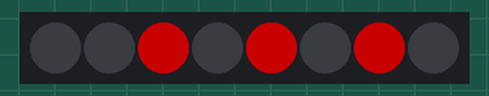
The sketch below on a simulated Arduino Uno, built with avr-gcc and run on an emulated ATmega328P. Parts: 8 RGB LEDs in strip order, left to right. Dim RGB values are drawn brighter than linear.

Above: at 0.1 s.
At 1.1 s:
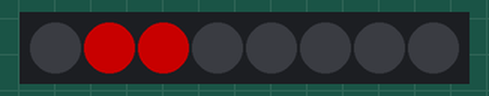
At 2.1 s:
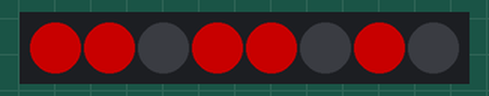
At 3.1 s:
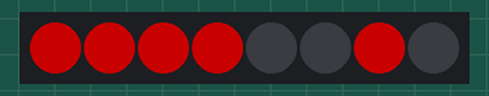
At 4.1 s:
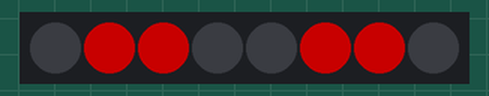
At 6.1 s:
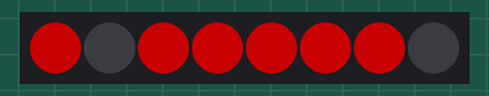
Timing chart, 0 to 40.0 s (numbered marks = the images above):
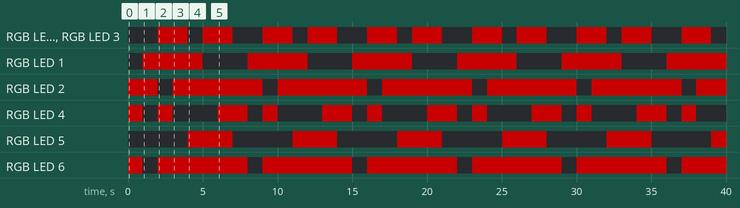

The sketch:

RGB_and_Warning_Light_V2.ino
```cpp
#include <Adafruit_NeoPixel.h>


#define ledLen 8
#define dataPin 8


Adafruit_NeoPixel rgb = Adafruit_NeoPixel(ledLen, dataPin, NEO_GRB + NEO_KHZ800);

uint32_t red = rgb.Color(255, 0, 0),
green = rgb.Color(0, 255, 0),
blue = rgb.Color(0, 0, 255),
white = rgb.Color(255, 255, 255);

int digitArray[7][8] = {
                    {0, 0, 1, 0, 1, 0, 1, 0},  // n
                    {0, 1, 1, 0, 0, 0, 0, 0},  // 1
                    {1, 1, 0, 1, 1, 0, 1, 0},  // 2
                    {1, 1, 1, 1, 0, 0, 1, 0},  // 3
                    {0, 1, 1, 0, 0, 1, 1, 0},  // 4
                    {1, 0, 1, 1, 0, 1, 1, 0},  // 5
                    {1, 0, 1, 1, 1, 1, 1, 0}   // 6
                   };


void setup() {
  // put your setup code here, to run once:
  rgb.begin();
  rgb.setBrightness(100);
  rgb.clear();
  rgb.show();
}

void loop() {
  rgb.clear();
  for (int i = 0; i < 8; i++) {
    if (digitArray[0][i]) {
      rgb.setPixelColor(i, red);
    }
  }
  rgb.show();
  delay(1000);

 rgb.clear();
 for (int i = 0; i < 8; i++) {
    if (digitArray[1][i]) {
      rgb.setPixelColor(i, red);
    }
  }
  rgb.show();
  delay(1000);

  rgb.clear();
  for (int i = 0; i < 8; i++) {
    if (digitArray[2][i]) {
      rgb.setPixelColor(i, red);
    }
  }
  rgb.show();
  delay(1000);

  rgb.clear();
  for (int i = 0; i < 8; i++) {
    if (digitArray[3][i]) {
      rgb.setPixelColor(i, red);
    }
  }
  rgb.show();
  delay(1000);

  rgb.clear();
  for (int i = 0; i < 8; i++) {
    if (digitArray[4][i]) {
      rgb.setPixelColor(i, red);
    }
  }
  rgb.show();
  delay(1000);

  rgb.clear();
  for (int i = 0; i < 8; i++) {
    if (digitArray[5][i]) {
      rgb.setPixelColor(i, red);
    }
  }
  rgb.show();
  delay(1000);

  rgb.clear();
  for (int i = 0; i < 8; i++) {
    if (digitArray[6][i]) {
      rgb.setPixelColor(i, red);
    }
  }
  rgb.show();
  delay(1000);

}
```

Measured:
- by itself, RGB LED 0, RGB LED 3: repeats every 7.0 s: off 1.0 s, RGB(100, 0, 0) 2.0 s, off 2.0 s, RGB(100, 0, 0) 2.0 s
- by itself, RGB LED 1: alternates RGB(100, 0, 0) for 4.0 s and off for 3.0 s
- by itself, RGB LED 2, RGB LED 6: repeats every 7.0 s: off 1.0 s, RGB(100, 0, 0) 6.0 s
- by itself, RGB LED 4: repeats every 7.0 s: off 1.0 s, RGB(100, 0, 0) 1.0 s, off 3.0 s, RGB(100, 0, 0) 2.0 s
- by itself, RGB LED 5: alternates RGB(100, 0, 0) for 3.0 s and off for 4.0 s
- what the display in image 1 shows lasts 1.0 s, from 1.0 s to 2.0 s
